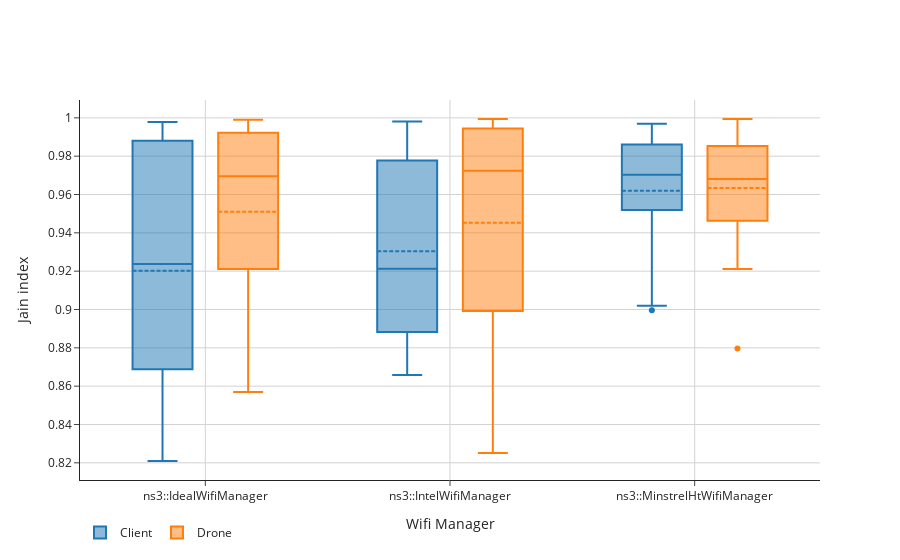

Notebook source saved alongside this figure:
### Code cell
a = mads.copy()
a['distance'] = pd.to_numeric(a['distance'])
a['dataRate'] = pd.to_numeric(a['dataRate'].str.rstrip("Mbps"))
a['N'] = pd.to_numeric(a['N'])
a = a[a['distance'] == 100]
a = a[a['N'] == 5]
a.sort_values(by=['wifiManager', 'dataRate', 'agentType', 'distance'], inplace=True)
a['cross'] = a['wifiManager'] + " " + a['dataRate'].apply(lambda x: str(x))

drone = a[(a['agentType'] == 'Drone')]
client = a[(a['agentType'] == 'Client')]

trace0 = go.Box(
    y=(client['Jain']),
    x=client['wifiManager'],
    name='Client',
    boxmean=True
)

trace1 = go.Box(
    y=(drone['Jain']),
    x=drone['wifiManager'],
    name='Drone',
    boxmean=True
)


data = [trace0, trace1]
layout = go.Layout(
    template = "simple_white",
    xaxis_title="Wifi Manager",
    yaxis=go.layout.YAxis(
        title='Jain index',
    ),
    boxmode='group'
)

fig = go.Figure(data=data, layout=layout)
fig.update_layout(legend_orientation="h")
fig.update_xaxes(showgrid=True, gridwidth=1, gridcolor='LightGrey')
fig.update_yaxes(showgrid=True, gridwidth=1, gridcolor='LightGrey')
fig.show()

### Figure 1 — Plotly figure (JSON) as saved in the notebook; plotly's stock layout.template omitted (floating-point values rounded to 4 significant figures)
{"data": [{"boxmean": true, "name": "Client", "type": "box", "x": ["ns3::IdealWifiManager", "ns3::IdealWifiManager", "ns3::IdealWifiManager", "ns3::IdealWifiManager", "ns3::IdealWifiManager", "ns3::IdealWifiManager", "ns3::IdealWifiManager", "ns3::IdealWifiManager", "ns3::IdealWifiManager", "ns3::IdealWifiManager", "ns3::IdealWifiManager", "ns3::IdealWifiManager", "ns3::IdealWifiManager", "ns3::IdealWifiManager", "ns3::IdealWifiManager", "ns3::IdealWifiManager", "ns3::IdealWifiManager", "ns3::IdealWifiManager", "ns3::IdealWifiManager", "ns3::IdealWifiManager", "ns3::IntelWifiManager", "ns3::IntelWifiManager", "ns3::IntelWifiManager", "ns3::IntelWifiManager", "ns3::IntelWifiManager", "ns3::IntelWifiManager", "ns3::IntelWifiManager", "ns3::IntelWifiManager", "ns3::IntelWifiManager", "ns3::IntelWifiManager", "ns3::IntelWifiManager", "ns3::IntelWifiManager", "ns3::IntelWifiManager", "ns3::IntelWifiManager", "ns3::IntelWifiManager", "ns3::IntelWifiManager", "ns3::IntelWifiManager", "ns3::IntelWifiManager", "ns3::IntelWifiManager", "ns3::IntelWifiManager", "ns3::MinstrelHtWifiManager", "ns3::MinstrelHtWifiManager", "ns3::MinstrelHtWifiManager", "ns3::MinstrelHtWifiManager", "ns3::MinstrelHtWifiManager", "ns3::MinstrelHtWifiManager", "ns3::MinstrelHtWifiManager", "ns3::MinstrelHtWifiManager", "ns3::MinstrelHtWifiManager", "ns3::MinstrelHtWifiManager", "ns3::MinstrelHtWifiManager", "ns3::MinstrelHtWifiManager", "ns3::MinstrelHtWifiManager", "ns3::MinstrelHtWifiManager", "ns3::MinstrelHtWifiManager", "ns3::MinstrelHtWifiManager", "ns3::MinstrelHtWifiManager", "ns3::MinstrelHtWifiManager", "ns3::MinstrelHtWifiManager", "ns3::MinstrelHtWifiManager"], "y": [0.821, 0.9896, 0.8828, 0.9636, 0.9711, 0.8405, 0.8504, 0.888, 0.9089, 0.989, 0.9872, 0.8845, 0.8785, 0.8592, 0.8217, 0.9461, 0.9386, 0.9954, 0.9919, 0.9978, 0.8771, 0.9876, 0.8974, 0.9787, 0.9339, 0.8658, 0.9021, 0.8738, 0.9174, 0.998, 0.9768, 0.8909, 0.9094, 0.8834, 0.8856, 0.952, 0.9251, 0.9853, 0.971, 0.9975, 0.9652, 0.9565, 0.8995, 0.987, 0.9969, 0.9295, 0.9632, 0.9853, 0.9019, 0.9891, 0.9708, 0.9064, 0.9571, 0.9918, 0.9702, 0.9786, 0.9473, 0.9922, 0.9797, 0.9704]}, {"boxmean": true, "name": "Drone", "type": "box", "x": ["ns3::IdealWifiManager", "ns3::IdealWifiManager", "ns3::IdealWifiManager", "ns3::IdealWifiManager", "ns3::IdealWifiManager", "ns3::IdealWifiManager", "ns3::IdealWifiManager", "ns3::IdealWifiManager", "ns3::IdealWifiManager", "ns3::IdealWifiManager", "ns3::IdealWifiManager", "ns3::IdealWifiManager", "ns3::IdealWifiManager", "ns3::IdealWifiManager", "ns3::IdealWifiManager", "ns3::IdealWifiManager", "ns3::IdealWifiManager", "ns3::IdealWifiManager", "ns3::IdealWifiManager", "ns3::IdealWifiManager", "ns3::IntelWifiManager", "ns3::IntelWifiManager", "ns3::IntelWifiManager", "ns3::IntelWifiManager", "ns3::IntelWifiManager", "ns3::IntelWifiManager", "ns3::IntelWifiManager", "ns3::IntelWifiManager", "ns3::IntelWifiManager", "ns3::IntelWifiManager", "ns3::IntelWifiManager", "ns3::IntelWifiManager", "ns3::IntelWifiManager", "ns3::IntelWifiManager", "ns3::IntelWifiManager", "ns3::IntelWifiManager", "ns3::IntelWifiManager", "ns3::IntelWifiManager", "ns3::IntelWifiManager", "ns3::IntelWifiManager", "ns3::MinstrelHtWifiManager", "ns3::MinstrelHtWifiManager", "ns3::MinstrelHtWifiManager", "ns3::MinstrelHtWifiManager", "ns3::MinstrelHtWifiManager", "ns3::MinstrelHtWifiManager", "ns3::MinstrelHtWifiManager", "ns3::MinstrelHtWifiManager", "ns3::MinstrelHtWifiManager", "ns3::MinstrelHtWifiManager", "ns3::MinstrelHtWifiManager", "ns3::MinstrelHtWifiManager", "ns3::MinstrelHtWifiManager", "ns3::MinstrelHtWifiManager", "ns3::MinstrelHtWifiManager", "ns3::MinstrelHtWifiManager", "ns3::MinstrelHtWifiManager", "ns3::MinstrelHtWifiManager", "ns3::MinstrelHtWifiManager", "ns3::MinstrelHtWifiManager"], "y": [0.9076, 0.9901, 0.9534, 0.9948, 0.9942, 0.8569, 0.9215, 0.8578, 0.9365, 0.9957, 0.9991, 0.9458, 0.971, 0.9207, 0.8639, 0.9786, 0.9682, 0.9788, 0.9986, 0.987, 0.9047, 0.9913, 0.9487, 0.9984, 0.9974, 0.8675, 0.8936, 0.8251, 0.9176, 0.9992, 0.9994, 0.9703, 0.9568, 0.8793, 0.8282, 0.99, 0.982, 0.9745, 0.9976, 0.9833, 0.9423, 0.9749, 0.9648, 0.9679, 0.9891, 0.8797, 0.9467, 0.9211, 0.9537, 0.9748, 0.9878, 0.9962, 0.9434, 0.9619, 0.946, 0.9891, 0.9828, 0.9994, 0.9684, 0.9773]}], "layout": {"boxmode": "group", "legend": {"orientation": "h"}, "xaxis": {"gridcolor": "LightGrey", "gridwidth": 1, "showgrid": true, "title": {"text": "Wifi Manager"}}, "yaxis": {"gridcolor": "LightGrey", "gridwidth": 1, "showgrid": true, "title": {"text": "Jain index"}}}}
